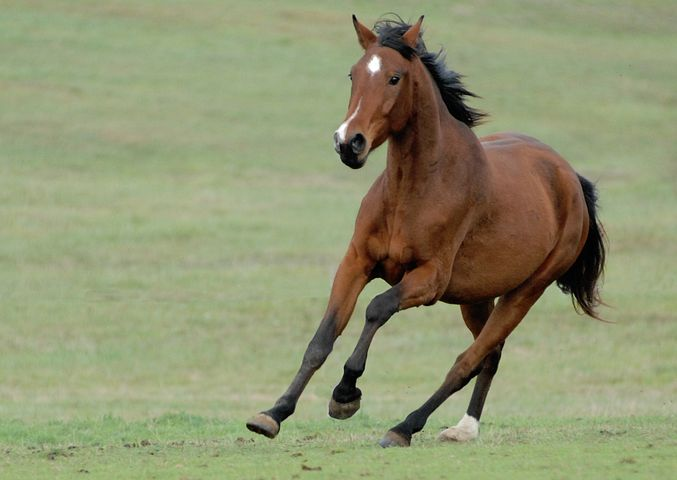
#> input picture xu li anh bai tap lon/images/horse.jpg, 677 x 480 px, found by its file name
$ python 'Morphological_Transformations .py'
#> lines starting #> are read from the running program, lines starting #| are printed output that depends on the picture; after the words box and inside, x2 and y2 are one past the last pixel; in counts of white or black regions, pixels touching at a corner belong together
import cv2
import numpy as np
import matplotlib.pyplot as plt

# Đọc ảnh đầu vào
image = cv2.imread(r'C:\Users\hoang\Desktop\file code\xu ly anh\xu li anh bai tap lon\images\horse.jpg', cv2.IMREAD_GRAYSCALE)
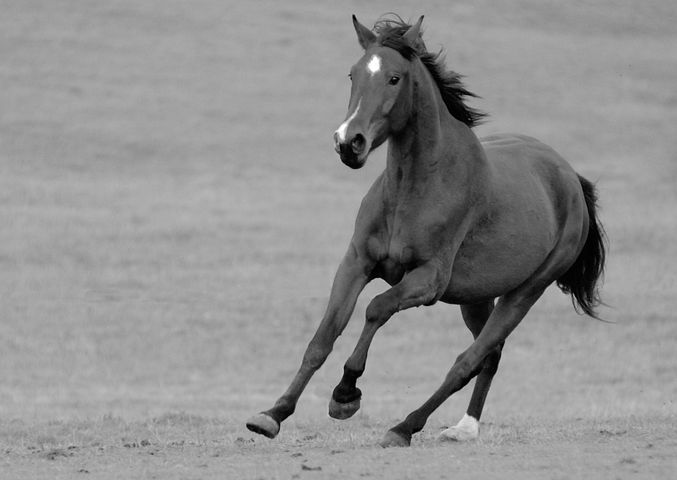
#> image: shape (480, 677); min 0, max 255, mean 143.7

# Áp dụng ngưỡng để chuyển ảnh thành nhị phân
_, binary_image = cv2.threshold(image, 127, 255, cv2.THRESH_BINARY)
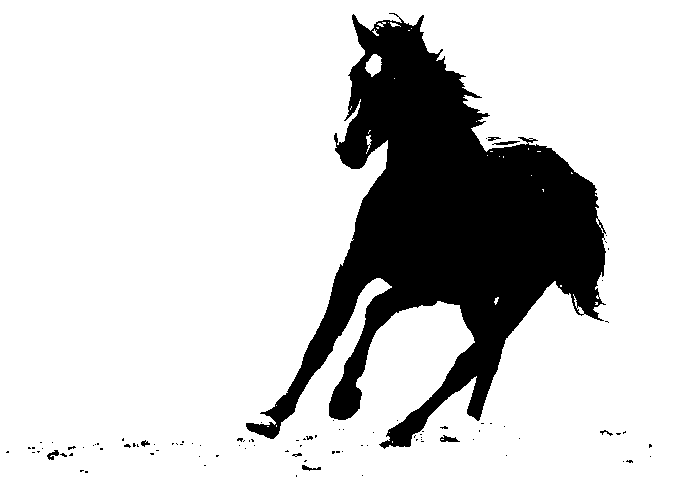
#> binary_image: shape (480, 677); 81% white; 97 black regions (88 under 20 px), largest, box (x1, y1, x2, y2) and area: (246, 13, 606, 449) 60860, (440, 435, 460, 442) 80, (492, 141, 520, 145) 63

# Tạo kernel
kernel = np.ones((5, 5), np.uint8)

# Thực hiện Erosion
eroded_image = cv2.erode(binary_image, kernel, iterations=1)
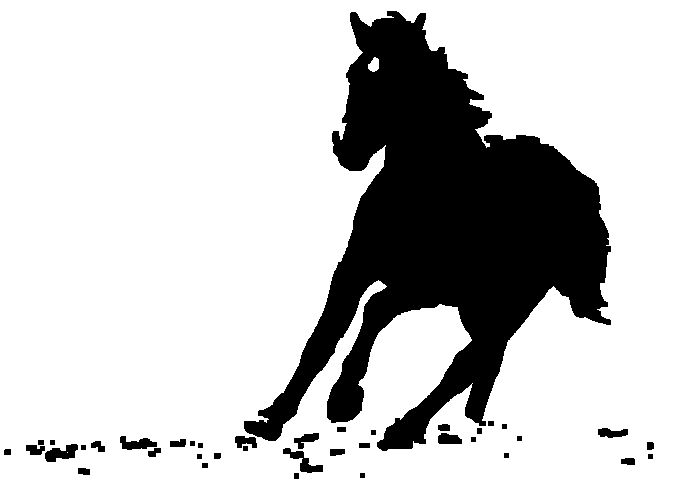
#> eroded_image: shape (480, 677); 77.9% white; 39 black regions, largest, box (x1, y1, x2, y2) and area: (244, 11, 611, 451) 68570, (45, 444, 78, 462) 356, (283, 448, 323, 473) 351

# Thực hiện Dilation
dilated_image = cv2.dilate(binary_image, kernel, iterations=1)
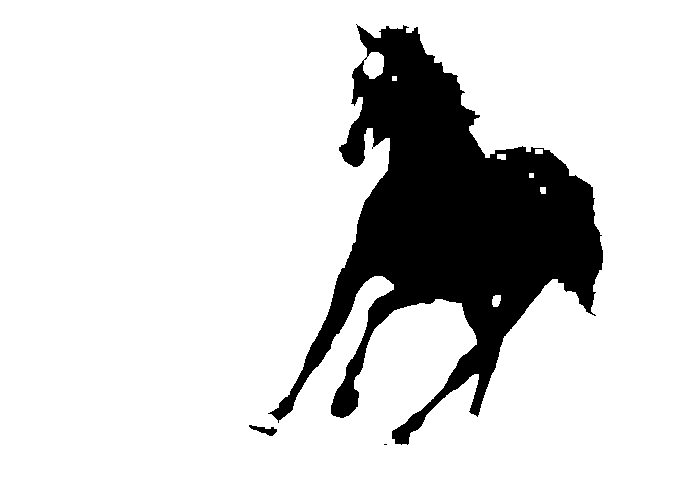
#> dilated_image: shape (480, 677); 83.6% white; 3 black regions (1 under 20 px), largest, box (x1, y1, x2, y2) and area: (268, 24, 603, 445) 53186, (249, 425, 277, 436) 143

# Hiển thị kết quả
plt.figure(figsize=(15, 5))

# Ảnh gốc
plt.subplot(1, 3, 1)
plt.title("Ảnh gốc")
plt.imshow(image, cmap='gray')
plt.axis('off')

# Ảnh sau khi Erosion
plt.subplot(1, 3, 2)
plt.title("Ảnh sau Erosion")
plt.imshow(eroded_image, cmap='gray')
plt.axis('off')

# Ảnh sau khi Dilation
plt.subplot(1, 3, 3)
plt.title("Ảnh sau Dilation")
plt.imshow(dilated_image, cmap='gray')
plt.axis('off')

plt.tight_layout()
plt.show()
